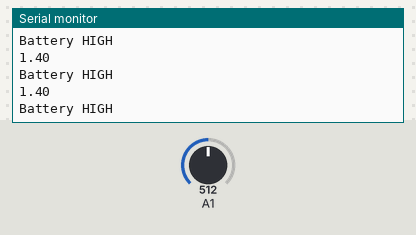
Bench run of a sketch on a simulated Arduino Uno, built with avr-gcc and run on an emulated ATmega328P. Parts: the last lines printed to the serial monitor. The inputs (shaded band) are chosen by the test bench; at power-on: A1 = 512.

Above: at 1.2 s.
1.3 s: A1 set to 213
At 2.0 s:
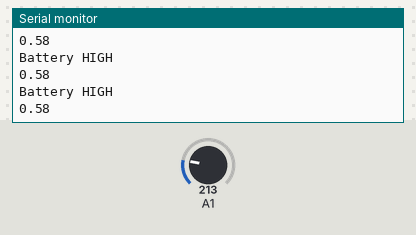
4.3 s: A1 set to 188
At 5.0 s:
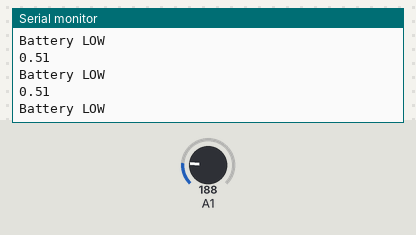
Timing chart, 0 to 7.3 s (numbered marks = the images above; inputs shaded):
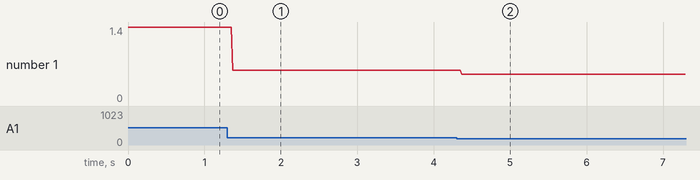

The sketch:

batteryLevel.ino
```cpp
// the setup routine runs once when you press reset:
void setup() {
  // initialize serial communication at 9600 bits per second:
  Serial.begin(9600);
}

// the loop routine runs over and over again forever:
void loop() {
  // read the input on analog pin 0:
  int sensorValue = analogRead(A1);
  // Convert the analog reading (which goes from 0 - 1023) to a voltage (0 - 5V):
  float voltage = sensorValue * (2.8 / 1023.0);
  // print out the value you read:
  Serial.println(voltage);

  if(voltage < 0.2*2.8) {
    Serial.println("Battery LOW");
  }
  else{
    Serial.println("Battery HIGH");
  }
}
```

Measured:
- the behaviour switches between 205 and 204 on A1 (found by bisection; images 1 and 2)
- after the input at 1.3 s, the serial monitor: prints a new line after 0.07 s (image 1)
- after the input at 4.3 s, the serial monitor: prints a new line after 0.07 s (image 2)
- plotted number 1: 1.4 → 0.58 after the input at 1.3 s, 0.58 → 0 after the input at 4.3 s
